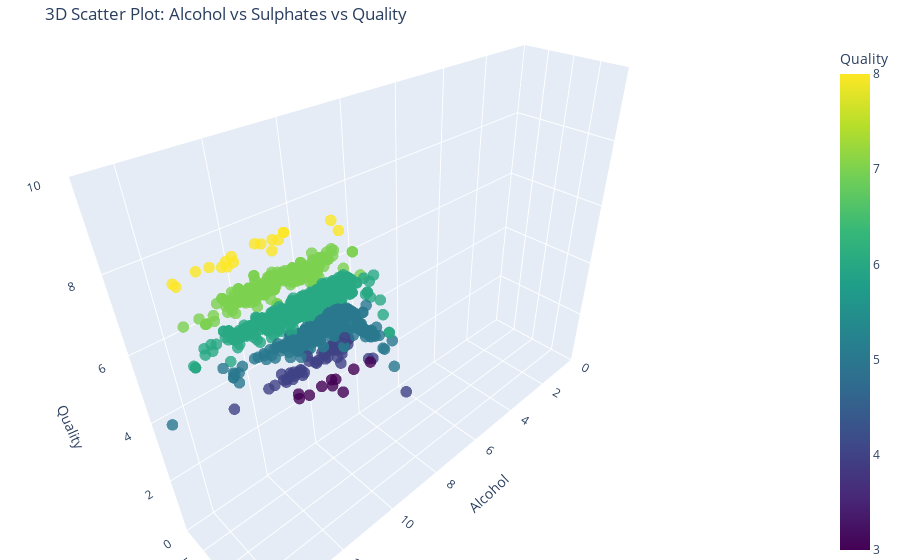

Source (notebook cell):
### Markdown cell above
# Visualization 1: Alcohol vs Sulphates vs Quality 3D Scatter Plot

**Purpose and Rationale**  
This scatter plot visualizes alcohol content vs sulphate content vs wine quality on the x, y, and z axes respectively. This allows us to analyza how the alcohol and sulphate content of a wine relates to its perceived quality

## Insights and Interpretations:
1. As the quality of wine increases, the concentration of data points on the alcohol content axis moves in the positive direction.
2. The vast majority of red wines are at quality level 5 or 6
3. The vast majority of red wines contain between 0 and 1 sulphates

**Interpretation: In general, most wines are mid-quality and relatively low in sulfate content. However, as alcohol content increases, so does perceived quality.**

### Code cell
import pandas as pd
import plotly.graph_objects as go
import plotly.io as pio

# Read the data
df = pd.read_csv('winequality-red.csv', sep=';')

# Create 3D scatter plot using Plotly
fig = go.Figure(data=[go.Scatter3d(
    x=df['alcohol'],
    y=df['sulphates'],
    z=df['quality'],
    mode='markers',
    marker=dict(
        size=4,
        color=df['quality'],  # Color by quality
        colorscale='Viridis',
        opacity=0.8,
        colorbar=dict(title='Quality')
    )
)])

# Set layout and axis labels, force axes to start at 0
fig.update_layout(
    title='3D Scatter Plot: Alcohol vs Sulphates vs Quality',
    scene=dict(
        xaxis=dict(title='Alcohol', range=[0, df['alcohol'].max()]),
        yaxis=dict(title='Sulphates', range=[0, df['sulphates'].max()]),
        zaxis=dict(title='Quality', range=[0, 10])
    ),
    margin=dict(l=0, r=0, b=0, t=40)
)

# Show the interactive plot
fig.show()

# Save the figure as a PNG image
pio.write_image(fig, 'Fisher_Bachman-Rhodes+scatter.png', format='png', width=1000, height=600, scale=2)

### Figure 1 — Plotly figure (JSON) as saved in the notebook; plotly's stock layout.template omitted (floating-point values rounded to 4 significant figures; data arrays with more than 128 entries replaced by an {"elided": "..."} marker saying what was removed)
{"data": [{"marker": {"color": {"elided": "1599 int values"}, "colorbar": {"title": {"text": "Quality"}}, "colorscale": [[0, "#440154"], [0.1111, "#482878"], [0.2222, "#3e4989"], [0.3333, "#31688e"], [0.4444, "#26828e"], [0.5556, "#1f9e89"], [0.6667, "#35b779"], [0.7778, "#6ece58"], [0.8889, "#b5de2b"], [1, "#fde725"]], "opacity": 0.8, "size": 4}, "mode": "markers", "type": "scatter3d", "x": {"elided": "1599 float values"}, "y": {"elided": "1599 float values"}, "z": {"elided": "1599 int values"}}], "layout": {"margin": {"b": 0, "l": 0, "r": 0, "t": 40}, "scene": {"xaxis": {"range": [0, 14.9], "title": {"text": "Alcohol"}}, "yaxis": {"range": [0, 2], "title": {"text": "Sulphates"}}, "zaxis": {"range": [0, 10], "title": {"text": "Quality"}}}, "title": {"text": "3D Scatter Plot: Alcohol vs Sulphates vs Quality"}}}
